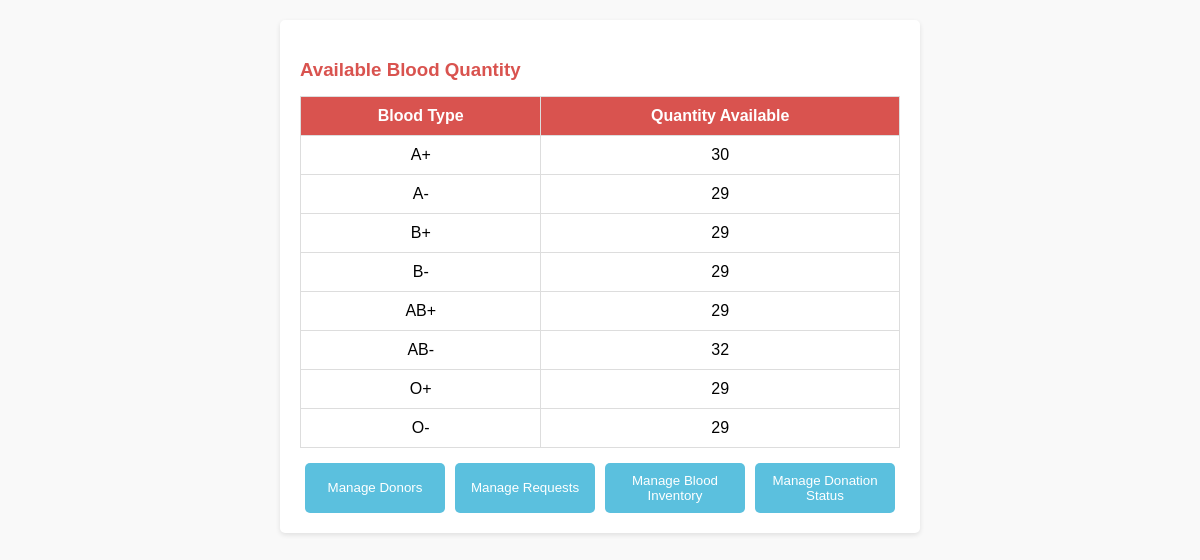
Screenshot of /manage_blood_campaign.php (signed in) with the database file from the repository.
### tables this page shows
CREATE TABLE `blood_availability` (
  `id` int(11) NOT NULL,
  `hospital_id` int(11) NOT NULL,
  `A_plus` int(11) NOT NULL DEFAULT 0,
  `A_minus` int(11) NOT NULL DEFAULT 0,
  `B_plus` int(11) NOT NULL DEFAULT 0,
  `B_minus` int(11) NOT NULL DEFAULT 0,
  `AB_plus` int(11) NOT NULL DEFAULT 0,
  `AB_minus` int(11) NOT NULL DEFAULT 0,
  `O_plus` int(11) NOT NULL DEFAULT 0,
  `O_minus` int(11) NOT NULL DEFAULT 0
);

### manage_blood_campaign.php (the view, shortened to what this page needs)
<?php
$hospital_id = $_SESSION['user_id'];
include 'db.php';
function displayBloodAvailability($blood_availability) {
    echo '
    <div class="blood-inventory">
        <h3>Available Blood Quantity</h3>
        <table>
            <tr>
                <th>Blood Type</th>
                <th>Quantity Available</th>
            </tr>';
    if ($blood_availability['A_plus'] > 0) {
        echo '
            <tr>
                <td>A+</td>
                <td>' . $blood_availability['A_plus'] . '</td>
            </tr>';
    }
    if ($blood_availability['A_minus'] > 0) {
        echo '
            <tr>
                <td>A-</td>
                <td>' . $blood_availability['A_minus'] . '</td>
            </tr>';
    }
    if ($blood_availability['B_plus'] > 0) {
        echo '
            <tr>
                <td>B+</td>
                <td>' . $blood_availability['B_plus'] . '</td>
            </tr>';
    }
    if ($blood_availability['B_minus'] > 0) {
        echo '
            <tr>
                <td>B-</td>
                <td>' . $blood_availability['B_minus'] . '</td>
            </tr>';
    }
    if ($blood_availability['AB_plus'] > 0) {
        echo '
            <tr>
                <td>AB+</td>
                <td>' . $blood_availability['AB_plus'] . '</td>
            </tr>';
    }
    if ($blood_availability['AB_minus'] > 0) {
        echo '
            <tr>
                <td>AB-</td>
                <td>' . $blood_availability['AB_minus'] . '</td>
            </tr>';
    }
    if ($blood_availability['O_plus'] > 0) {
        echo '
            <tr>
                <td>O+</td>
                <td>' . $blood_availability['O_plus'] . '</td>
            </tr>';
    }
    if ($blood_availability['O_minus'] > 0) {
        echo '
            <tr>
                <td>O-</td>
                <td>' . $blood_availability['O_minus'] . '</td>
            </tr>';
    }
    echo '
        </table>
        <div class="manage-buttons">
            <button class="manage-button" onclick="location.href=\'manage_donors.php\'">Manage Donors</button>
            <button class="manage-button" onclick="location.href=\'manage_donor_requests.php\'">Manage Requests</button>
            <button class="manage-button" onclick="location.href=\'manage_inventory.php\'">Manage Blood Inventory</button>
            <button class="manage-button" onclick="location.href=\'manage_donation_status.php\'">Manage Donation Status</button>
        </div>
    </div>';
}
$query = "SELECT * FROM blood_availability WHERE hospital_id = ?";
if ($stmt = $conn->prepare($query)) {
    $stmt->bind_param("i", $hospital_id);
    $stmt->execute();
    $result = $stmt->get_result();
    if ($result->num_rows > 0) {
        $blood_availability = $result->fetch_assoc();
        displayBloodAvailability($blood_availability);
    } else {
        echo "<script>
        alert('No blood availability records found for this hospital need to add your Inventory');
        window.location.href = 'add_blood_quantity.php';
    </script>";
    }
} else {
    echo "Error preparing statement: " . $conn->error;
}
?>

### manage_blood_campaign.php (style rules this page uses)
h3 { color: #d9534f; margin-bottom: 15px; }
.blood-inventory { background-color: #fff; padding: 20px; border-radius: 5px; box-shadow: 0 2px 5px rgba(0, 0, 0, 0.1); max-width: 600px; margin: 10px auto; }
.blood-inventory table { width: 100%; border-collapse: collapse; margin-top: 15px; }
.blood-inventory table, .blood-inventory th, .blood-inventory td { border: 1px solid #ddd; }
.blood-inventory th, .blood-inventory td { padding: 10px; text-align: center; }
.blood-inventory th { background-color: #d9534f; color: white; }
.manage-buttons { margin-top: 15px; display: flex; justify-content: space-between; }
.blood-inventory .manage-button { background-color: #5bc0de; color: white; border: none; padding: 10px 15px; border-radius: 5px; cursor: pointer; flex: 1; margin: 0 5px; transition: background-color 0.3s; }

### rows the page displays
blood_availability: A_plus "30", A_minus "29", B_plus "29", B_minus "29", AB_plus "29", AB_minus "32", O_plus "29", O_minus "29"
